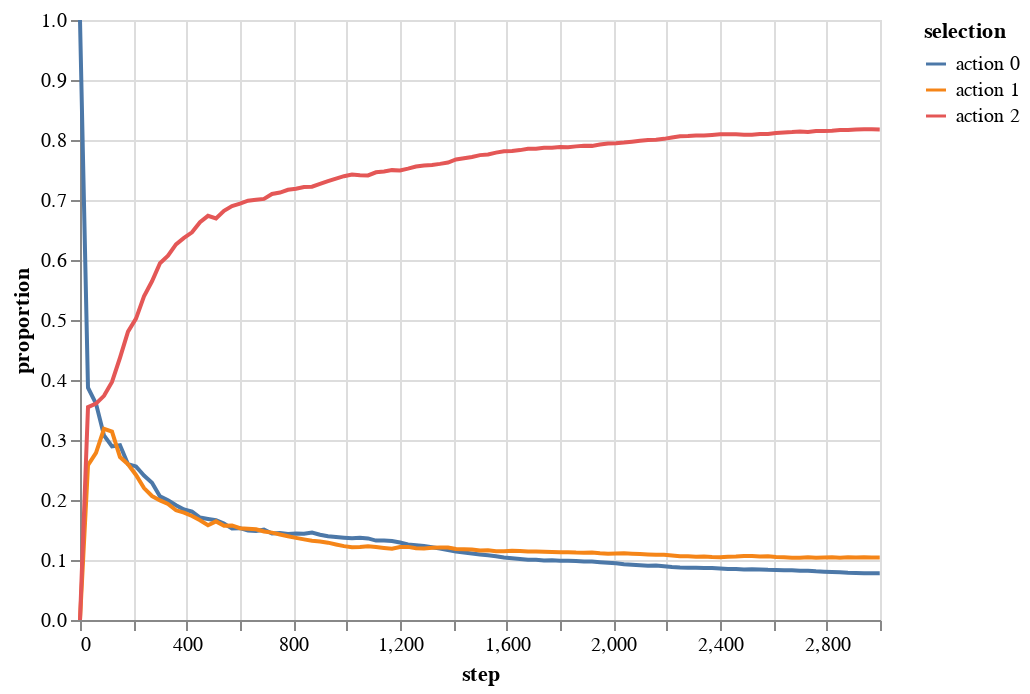

Write notebook code for a chart like this one.
### Code cell
env.altair_action_history(name='softmax_annealing')

### Figure 1 — Vega-Lite specification as saved in the notebook (floating-point values rounded to 4 significant figures; data arrays with more than 128 entries replaced by an {"elided": "..."} marker saying what was removed)
{"config": {"view": {"continuousWidth": 400, "continuousHeight": 300}}, "data": {"name": "data-75ac91d7380f04f604f3be417b0de299"}, "mark": "line", "encoding": {"color": {"type": "nominal", "field": "selection"}, "x": {"type": "quantitative", "field": "step"}, "y": {"type": "quantitative", "field": "proportion"}}, "$schema": "https://vega.github.io/schema/vega-lite/v4.8.1.json", "datasets": {"data-75ac91d7380f04f604f3be417b0de299": {"elided": "303 records"}}}
